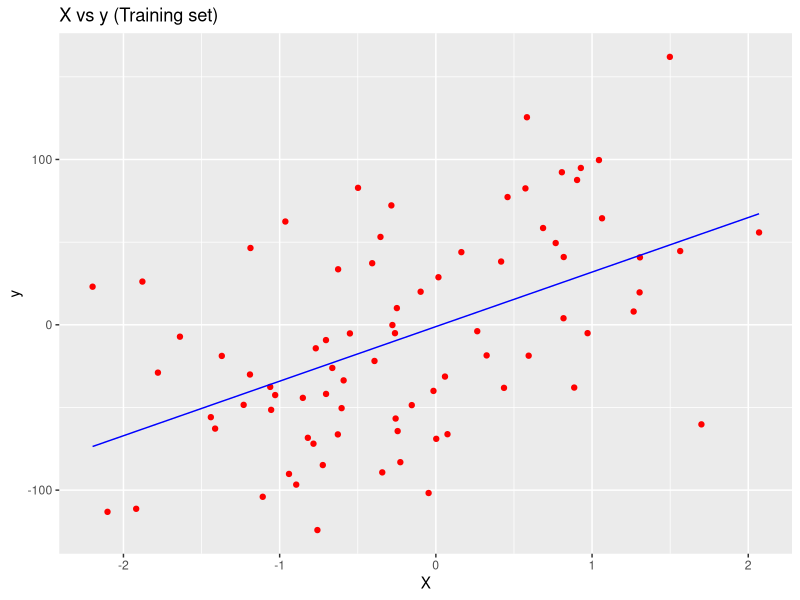
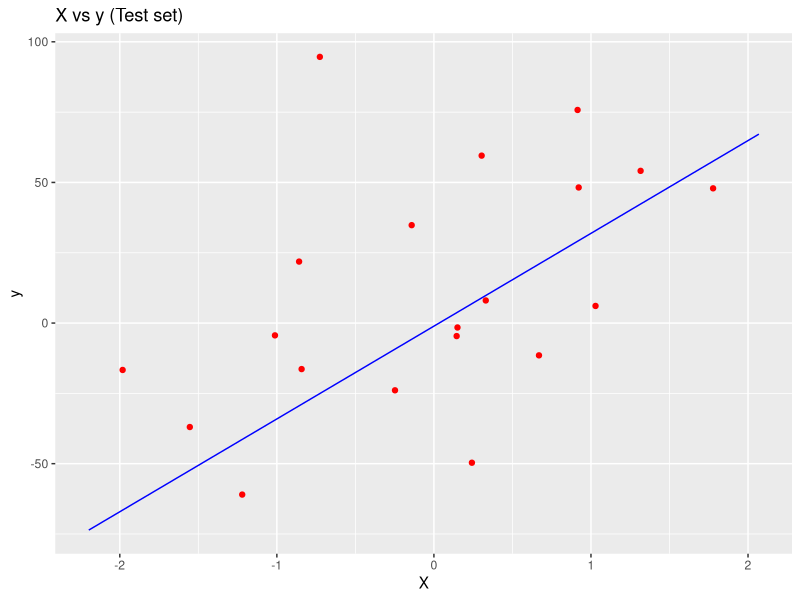

Write the R code that produced these figures, in order.

# Import the dataset
dataset = read.csv('linearRegression.csv')

# Splitting the dataset 
library(caTools)
split = sample.split(dataset$X, SplitRatio = 0.8)
training_set = subset(dataset, split == TRUE)
test_set = subset(dataset, split == FALSE)

# Scaling
# training_set = scale(training_set)
# test_set = scale(test_set)

# Regressor
regressor = lm(formula = y ~ X,
               data = training_set)

# Predicting the Test set results
y_pred = predict(regressor, newdata = test_set)

# Visualising the Training set results
library(ggplot2)
ggplot() +
  geom_point(aes(x = training_set$X, y = training_set$y),
             colour = 'red') +
  geom_line(aes(x = training_set$X, y = predict(regressor, newdata = training_set)),
            colour = 'blue') +
  ggtitle('X vs y (Training set)') +
  xlab('X') +
  ylab('y')

# Visualising the Test set results
library(ggplot2)
ggplot() +
  geom_point(aes(x = test_set$X, y = test_set$y),
             colour = 'red') +
  geom_line(aes(x = training_set$X, y = predict(regressor, newdata = training_set)),
            colour = 'blue') +
  ggtitle('X vs y (Test set)') +
  xlab('X') +
  ylab('y')
